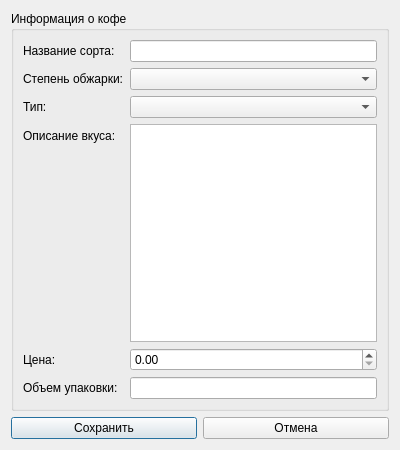
<?xml version="1.0" encoding="UTF-8"?>
<ui version="4.0">
 <class>Dialog</class>
 <widget class="QDialog" name="Dialog">
  <property name="geometry">
   <rect>
    <x>0</x>
    <y>0</y>
    <width>400</width>
    <height>450</height>
   </rect>
  </property>
  <property name="windowTitle">
   <string>Добавить/Редактировать кофе</string>
  </property>
  <layout class="QVBoxLayout" name="verticalLayout">
   <item>
    <widget class="QGroupBox" name="groupBox">
     <property name="title">
      <string>Информация о кофе</string>
     </property>
     <layout class="QFormLayout" name="formLayout">
      <item row="0" column="0">
       <widget class="QLabel" name="label">
        <property name="text">
         <string>Название сорта:</string>
        </property>
       </widget>
      </item>
      <item row="0" column="1">
       <widget class="QLineEdit" name="edit_name"/>
      </item>
      <item row="1" column="0">
       <widget class="QLabel" name="label_2">
        <property name="text">
         <string>Степень обжарки:</string>
        </property>
       </widget>
      </item>
      <item row="1" column="1">
       <widget class="QComboBox" name="combo_roast"/>
      </item>
      <item row="2" column="0">
       <widget class="QLabel" name="label_3">
        <property name="text">
         <string>Тип:</string>
        </property>
       </widget>
      </item>
      <item row="2" column="1">
       <widget class="QComboBox" name="combo_type"/>
      </item>
      <item row="3" column="0">
       <widget class="QLabel" name="label_4">
        <property name="text">
         <string>Описание вкуса:</string>
        </property>
       </widget>
      </item>
      <item row="3" column="1">
       <widget class="QTextEdit" name="text_description"/>
      </item>
      <item row="4" column="0">
       <widget class="QLabel" name="label_5">
        <property name="text">
         <string>Цена:</string>
        </property>
       </widget>
      </item>
      <item row="4" column="1">
       <widget class="QDoubleSpinBox" name="spin_price">
        <property name="maximum">
         <double>10000.000000000000000</double>
        </property>
       </widget>
      </item>
      <item row="5" column="0">
       <widget class="QLabel" name="label_6">
        <property name="text">
         <string>Объем упаковки:</string>
        </property>
       </widget>
      </item>
      <item row="5" column="1">
       <widget class="QLineEdit" name="edit_volume"/>
      </item>
     </layout>
    </widget>
   </item>
   <item>
    <layout class="QHBoxLayout" name="horizontalLayout">
     <item>
      <widget class="QPushButton" name="btn_save">
       <property name="text">
        <string>Сохранить</string>
       </property>
      </widget>
     </item>
     <item>
      <widget class="QPushButton" name="btn_cancel">
       <property name="text">
        <string>Отмена</string>
       </property>
      </widget>
     </item>
    </layout>
   </item>
  </layout>
 </widget>
 <resources/>
 <connections/>
</ui>
